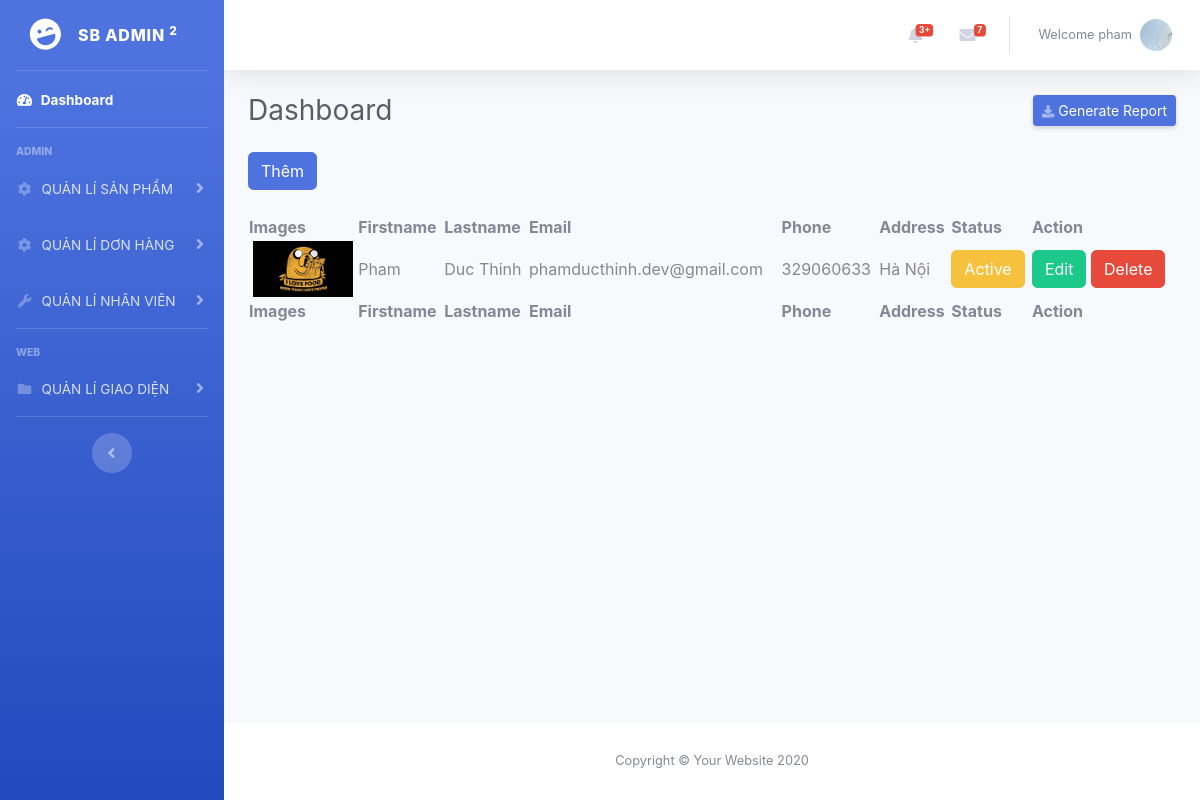
The app's page /resource/view/pages/main/manage-employees.php (signed in) with its own data.
### tables this page shows
CREATE TABLE `users` (
  `id` int(11) NOT NULL,
  `images` varchar(255) NOT NULL,
  `lastname` varchar(255) NOT NULL,
  `firstname` varchar(255) NOT NULL,
  `email` varchar(255) NOT NULL,
  `password` varchar(255) NOT NULL,
  `created_at` datetime DEFAULT NULL,
  `active` tinyint(4) NOT NULL,
  `is_active` tinyint(4) NOT NULL,
  `status` int(11) NOT NULL,
  `role_id` int(11) NOT NULL,
  `phone` int(11) DEFAULT NULL,
  `address` varchar(255) NOT NULL
);

### resource/view/pages/main/manage-employees.php (the view, shortened to what this page needs)
<?php
include '../../../../function/function.php';
$sql = "SELECT * FROM users WHERE NOT (id = '5')";
$result = $conn->query($sql);
?>
<!DOCTYPE html>
<html lang="en">
<head>
    <link rel="stylesheet" href="https://cdnjs.cloudflare.com/ajax/libs/font-awesome/5.15.1/css/all.min.css"/>
    <link href="../../../../public/backend/assets/css/sb-admin-2.min.css" rel="stylesheet">
    <link rel="stylesheet" href="https://cdn.datatables.net/1.11.3/css/jquery.dataTables.min.css">
    <link rel="stylesheet" href="https://cdn.datatables.net/buttons/2.1.0/css/buttons.dataTables.min.css">
</head>
<body id="page-top">
    <div id="wrapper">
    <?php include '../../partial/sideBar.php'; ?>
        <div id="content-wrapper" class="d-flex flex-column">
            <div id="content">
            <?php include '../../partial/topBar.php'; ?>
                <div class="container-fluid">
                    <div class="d-sm-flex align-items-center justify-content-between mb-4">
                        <h1 class="h3 mb-0 text-gray-800">Dashboard</h1>
                        <a href="#" class="d-none d-sm-inline-block btn btn-sm btn-primary shadow-sm"><i
                                class="fas fa-download fa-sm text-white-50"></i> Generate Report</a>
                    </div>
                    <div class="d-sm-flex align-items-center justify-content-between mb-4">
                        <button class="btn btn-primary"  data-toggle="modal" data-target="#addProduct" type="button">Thêm</button>
                    </div>
                    <table id="example" class="display nowrap" style="width:100%">
                        <thead>
                            <tr>
                                <th>Images</th>
                                <th>Firstname</th>
                                <th>Lastname</th>
                                <th>Email</th>
                                <th>Phone</th>
                                <th>Address</th>
                                <th>Status</th>
                                <th>Action</th>
                            </tr>
                        </thead>
                        <tbody>
                        <?php
                        if ($result->num_rows > 0) {
                            while ($row = $result->fetch_assoc()) {
                        ?>
                        <tr>
                            <td class="imgUserBtn text-center"><img src="<?php if ($row['images']) {
                                                                                    echo $row['images'];
                                                                                } else {
                                                                                    echo '../../../../public/backend/assets/images/defaultImages.png';
                                                                                } ?>" width="100" alt="">
                            </td>
                            <td><?php echo $row['firstname']; ?></td>
                            <td><?php echo $row['lastname']; ?></td>
                            <td><?php echo $row['email']; ?></td>
                            <td><?php echo $row['phone']; ?></td>
                            <td><?php echo $row['address']; ?></td>
                            <?php
                                $status = $row['active'];
                                if ($status == 1) {
                                    $strStatus = "<a class='btn btn-warning text-white' href=../employee/deactiveEmployess.php?id=" . $row['id'] . ">Active</a>";
                                }
                                ?>
                            <td><?php echo $strStatus ?></td>
                            <td>
                                <button type="button"  data-toggle="modal" class="btn btn-success editUserBtn" data-target="#editUser">Edit</button>
                                <button type="button" data-toggle="modal" class="btn btn-danger deleteUserBtn" data-target="#deleteUser">Delete</button>
                            </td>
                        </tr>
                            <?php
                            }
                            } else {
                            echo "0 results";
                            }
                            ?>
                        </tbody>
                        <tfoot>
                            <tr>
                                <th>Images</th>
                                <th>Firstname</th>
                                <th>Lastname</th>
                                <th>Email</th>
                                <th>Phone</th>
                                <th>Address</th>
                                <th>Status</th>
                                <th>Action</th>
                            </tr>
                        </tfoot>
                    </table>
                </div>
            </div>
            <?php include '../../partial/footer.php'; ?>
        </div>
</body>
</html>

### resource/view/partial/topBar.php (shortened to what this page needs)
<nav class="navbar navbar-expand navbar-light bg-white topbar mb-4 static-top shadow">
<ul class="navbar-nav ml-auto">
    <li class="nav-item dropdown no-arrow mx-1">
        <a class="nav-link dropdown-toggle" href="#" id="alertsDropdown" role="button"
            data-toggle="dropdown" aria-haspopup="true" aria-expanded="false">
            <span class="badge badge-danger badge-counter">3+</span>
        </a>
    </li>
    <li class="nav-item dropdown no-arrow mx-1">
        <a class="nav-link dropdown-toggle" href="#" id="messagesDropdown" role="button"
            data-toggle="dropdown" aria-haspopup="true" aria-expanded="false">
            <i class="fas fa-envelope fa-fw"></i>
            <span class="badge badge-danger badge-counter">7</span>
        </a>
    </li>
    <li class="nav-item dropdown no-arrow">
        <a class="nav-link dropdown-toggle" href="#" id="userDropdown" role="button"
            data-toggle="dropdown" aria-haspopup="true" aria-expanded="false">
            <span class="mr-2 d-none d-lg-inline text-gray-600 small"><?php
            $id = $_SESSION["user"]["id"];
            $query = mysqli_query($conn, "SELECT * FROM users WHERE id = '$id' ");
            $user = $query->fetch_assoc();
            echo "Welcome " . $user['firstname'];
            ?>
            </span>
            <img class="img-profile rounded-circle"
                src="
                <?php if ($user['images']) {
                echo $user['images'];
                } else {
                echo '../../../../public/backend/assets/images/defaultImages.png';
                }
                ?>">
        </a>
    </li>
</ul>
</nav>

### records on screen
users: firstname "pham", images (picture)
users: images (picture), firstname "Pham", lastname "Duc Thinh", email "phamducthinh.dev@gmail.com", phone "329060633", address "Hà Nội"
